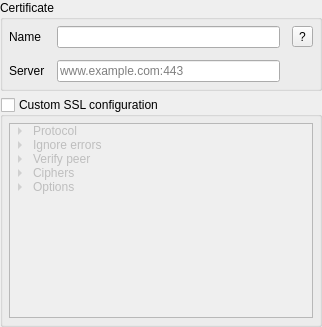
<?xml version="1.0" encoding="UTF-8"?>
<ui version="4.0">
 <class>QgsAuthSslConfigWidget</class>
 <widget class="QWidget" name="QgsAuthSslConfigWidget">
  <property name="geometry">
   <rect>
    <x>0</x>
    <y>0</y>
    <width>322</width>
    <height>327</height>
   </rect>
  </property>
  <property name="windowTitle">
   <string>Form</string>
  </property>
  <layout class="QVBoxLayout" name="verticalLayout_2">
   <property name="leftMargin">
    <number>0</number>
   </property>
   <property name="topMargin">
    <number>0</number>
   </property>
   <property name="rightMargin">
    <number>0</number>
   </property>
   <property name="bottomMargin">
    <number>0</number>
   </property>
   <item>
    <widget class="QGroupBox" name="grpbxCert">
     <property name="title">
      <string>Certificate</string>
     </property>
     <layout class="QGridLayout" name="gridLayout_2">
      <property name="leftMargin">
       <number>6</number>
      </property>
      <property name="topMargin">
       <number>6</number>
      </property>
      <property name="rightMargin">
       <number>6</number>
      </property>
      <property name="bottomMargin">
       <number>6</number>
      </property>
      <property name="spacing">
       <number>12</number>
      </property>
      <item row="1" column="1">
       <widget class="QLineEdit" name="leCommonName">
        <property name="placeholderText">
         <string/>
        </property>
       </widget>
      </item>
      <item row="2" column="1">
       <widget class="QLineEdit" name="leServer">
        <property name="minimumSize">
         <size>
          <width>175</width>
          <height>0</height>
         </size>
        </property>
        <property name="placeholderText">
         <string>www.example.com:443</string>
        </property>
       </widget>
      </item>
      <item row="2" column="0">
       <widget class="QLabel" name="lblServer">
        <property name="text">
         <string>Server</string>
        </property>
       </widget>
      </item>
      <item row="1" column="0">
       <widget class="QLabel" name="lblCert">
        <property name="text">
         <string>Name</string>
        </property>
       </widget>
      </item>
      <item row="1" column="2">
       <widget class="QToolButton" name="btnCertInfo">
        <property name="text">
         <string>?</string>
        </property>
       </widget>
      </item>
     </layout>
    </widget>
   </item>
   <item>
    <widget class="QGroupBox" name="grpbxSslConfig">
     <property name="title">
      <string>Custom SSL configuration</string>
     </property>
     <property name="checkable">
      <bool>true</bool>
     </property>
     <property name="checked">
      <bool>false</bool>
     </property>
     <layout class="QVBoxLayout" name="verticalLayout">
      <property name="leftMargin">
       <number>6</number>
      </property>
      <property name="topMargin">
       <number>6</number>
      </property>
      <property name="rightMargin">
       <number>6</number>
      </property>
      <property name="bottomMargin">
       <number>6</number>
      </property>
      <item>
       <widget class="QTreeWidget" name="treeSslConfig">
        <property name="editTriggers">
         <set>QAbstractItemView::NoEditTriggers</set>
        </property>
        <property name="columnCount">
         <number>1</number>
        </property>
        <attribute name="headerVisible">
         <bool>false</bool>
        </attribute>
        <column>
         <property name="text">
          <string>Setting</string>
         </property>
        </column>
        <item>
         <property name="text">
          <string>Protocol</string>
         </property>
         <item>
          <property name="text">
           <string>combobox</string>
          </property>
         </item>
        </item>
        <item>
         <property name="text">
          <string>Ignore errors</string>
         </property>
         <item>
          <property name="text">
           <string>children of flags</string>
          </property>
         </item>
        </item>
        <item>
         <property name="text">
          <string>Verify peer</string>
         </property>
         <item>
          <property name="text">
           <string>combobox</string>
          </property>
         </item>
         <item>
          <property name="text">
           <string>depth</string>
          </property>
         </item>
        </item>
        <item>
         <property name="text">
          <string>Ciphers</string>
         </property>
         <item>
          <property name="text">
           <string>Per-protocol</string>
          </property>
          <item>
           <property name="text">
            <string>list widget with drag/drop ordering</string>
           </property>
          </item>
         </item>
        </item>
        <item>
         <property name="text">
          <string>Options</string>
         </property>
         <item>
          <property name="text">
           <string>children of flags</string>
          </property>
         </item>
        </item>
       </widget>
      </item>
     </layout>
    </widget>
   </item>
  </layout>
 </widget>
 <resources/>
 <connections/>
</ui>
